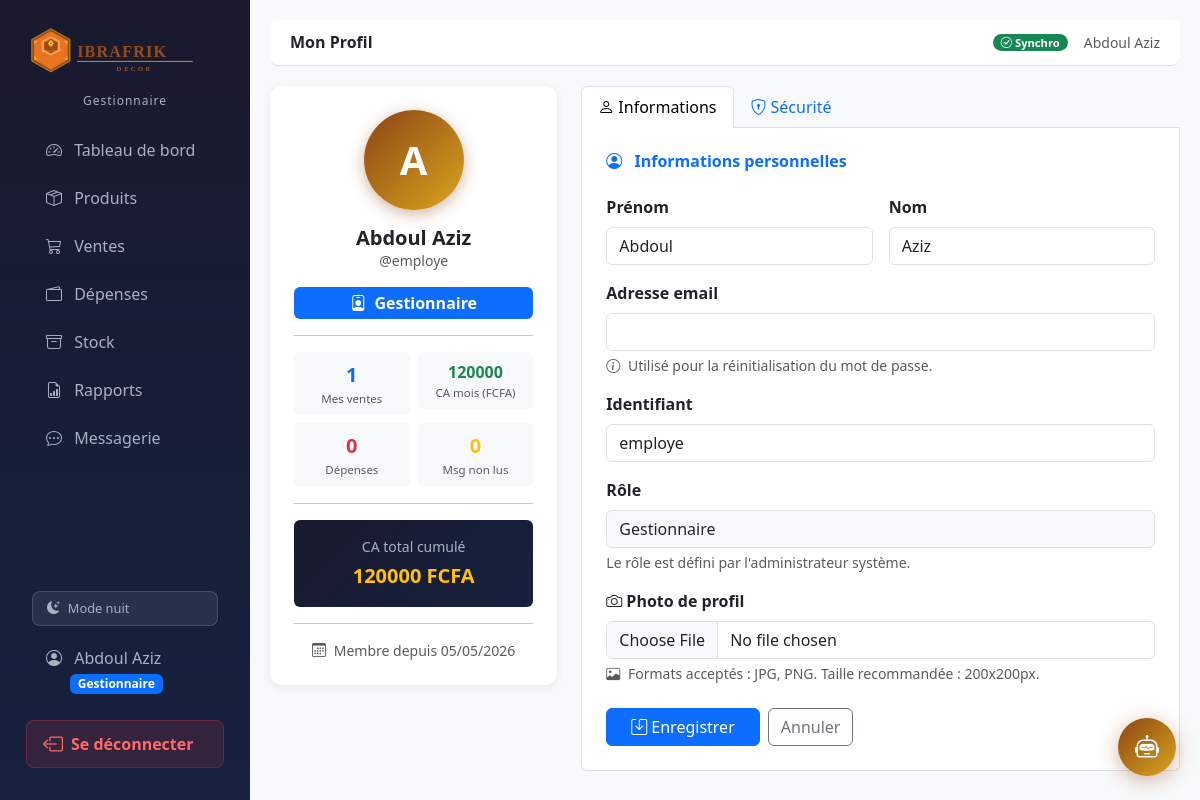
Page /profil/ (signed in) on the committed database.
### accounts/models.py (models this page shows, shortened)
class Utilisateur(AbstractUser):
    GESTIONNAIRE = 'GESTIONNAIRE'
    ADMIN = 'ADMIN'
    ROLE_CHOICES = [
        (GESTIONNAIRE, 'Gestionnaire'),
        (ADMIN, 'Administrateur'),
    ]
    role = models.CharField(
        max_length=20,
        choices=ROLE_CHOICES,
        default=GESTIONNAIRE,
    )
    photo = models.ImageField(
        upload_to='profils/',
        blank=True,
        null=True,
        verbose_name='Photo de profil'
    )
    def is_gestionnaire(self):
        return self.role == self.GESTIONNAIRE
    def is_admin_bc(self):
        return self.role == self.ADMIN
    class Meta:
        verbose_name = 'Utilisateur'
        verbose_name_plural = 'Utilisateurs'

### accounts/views.py (the view, shortened to what this page needs)
# urls.py: path('profil/', views.profil_view, name='profil'),
@login_required
def profil_view(request):
    from ventes.models import Vente
    from depenses.models import Depense
    from messagerie.models import Message
    from .forms import ProfilForm, ChangerMotDePasseForm
    today      = timezone.now().date()
    debut_mois = today.replace(day=1)
    if request.user.is_gestionnaire():
        nb_ventes   = Vente.objects.filter(
            gestionnaire=request.user, annulee=False
        ).count()
        ca_total    = Vente.objects.filter(
            gestionnaire=request.user, annulee=False
        ).aggregate(t=Sum('montant_total'))['t'] or 0
        ca_mois     = Vente.objects.filter(
            gestionnaire=request.user,
            date_vente__date__gte=debut_mois,
            annulee=False
        ).aggregate(t=Sum('montant_total'))['t'] or 0
        nb_depenses = Depense.objects.filter(
            gestionnaire=request.user
        ).count()
    messages_non_lus = Message.objects.filter(
        destinataire=request.user, lu=False
    ).count()
    profil_form   = ProfilForm(instance=request.user)
    password_form = ChangerMotDePasseForm(request.user)
    return render(request, 'accounts/profil.html', {
        'profil_form':      profil_form,
        'password_form':    password_form,
        'nb_ventes':        nb_ventes,
        'ca_total':         ca_total,
        'ca_mois':          ca_mois,
        'nb_depenses':      nb_depenses,
        'messages_non_lus': messages_non_lus,
    })

### templates/accounts/profil.html (shortened to what this page needs)
{% extends 'base.html' %}
{% block page_title %}Mon Profil{% endblock %}
{% block content %}
<div class="row g-4">
    <div class="col-md-4">
        <div class="card p-4 text-center">
            <div class="mx-auto mb-3" style="width:100px; height:100px;">
                {% if user.photo %}
                <img src="{{ user.photo.url }}"
                     alt="Photo de profil"
                     class="rounded-circle w-100 h-100"
                     style="object-fit:cover;
                            border: 3px solid #DAA520;
                            box-shadow: 0 4px 15px rgba(139,69,19,0.4);">
                {% else %}
                <div class="d-flex align-items-center justify-content-center
                            fw-bold rounded-circle w-100 h-100"
                     style="font-size:2.5rem;
                            background: linear-gradient(135deg, #8B4513, #DAA520);
                            color: #fff;
                            box-shadow: 0 4px 15px rgba(139,69,19,0.4);">
                    {{ user.first_name|first|upper|default:user.username|first|upper }}
                </div>
                {% endif %}
            </div>
            <h5 class="fw-bold mb-0">
                {{ user.get_full_name|default:user.username }}
            </h5>
            <p class="text-muted small mb-3">@{{ user.username }}</p>
            <span class="badge fs-6 px-3 py-2
                {% if user.is_admin_bc %}bg-warning text-dark
                {% else %}bg-primary{% endif %}">
                <i class="bi bi-{% if user.is_admin_bc %}star-fill{% else %}person-badge{% endif %} me-1"></i>
                {{ user.get_role_display }}
            </span>
            <hr class="my-3">
            <div class="row g-2">
                <div class="col-6">
                    <div class="p-2 rounded" style="background:#f8f9fa;">
                        <div class="fw-bold text-primary fs-5">{{ nb_ventes }}</div>
                        <div class="text-muted" style="font-size:0.72rem;">
                            {% if user.is_admin_bc %}Ventes totales{% else %}Mes ventes{% endif %}
                        </div>
                    </div>
                </div>
                <div class="col-6">
                    <div class="p-2 rounded" style="background:#f8f9fa;">
                        <div class="fw-bold text-success" style="font-size:1rem;">
                            {{ ca_mois|floatformat:0 }}
                        </div>
                        <div class="text-muted" style="font-size:0.72rem;">CA mois (FCFA)</div>
                    </div>
                </div>
                <div class="col-6">
                    <div class="p-2 rounded" style="background:#f8f9fa;">
                        <div class="fw-bold text-danger fs-5">{{ nb_depenses }}</div>
                        <div class="text-muted" style="font-size:0.72rem;">Dépenses</div>
                    </div>
                </div>
                <div class="col-6">
                    <div class="p-2 rounded" style="background:#f8f9fa;">
                        <div class="fw-bold text-warning fs-5">{{ messages_non_lus }}</div>
                        <div class="text-muted" style="font-size:0.72rem;">Msg non lus</div>
                    </div>
                </div>
            </div>
            <hr class="my-3">
            <div class="p-3 rounded"
                 style="background: linear-gradient(135deg,#1a1a2e,#16213e);">
                <div class="small mb-1" style="color:#a8b2c1;">CA total cumulé</div>
                <div class="fw-bold text-warning fs-5">
                    {{ ca_total|floatformat:0 }} FCFA
                </div>
            </div>
            <hr class="my-3">
            <small class="text-muted">
                <i class="bi bi-calendar3 me-1"></i>
                Membre depuis {{ user.date_joined|date:"d/m/Y" }}
            </small>
        </div>
    </div>
    <div class="col-md-8">
        <ul class="nav nav-tabs mb-0" id="profilTabs" role="tablist">
            <li class="nav-item">
                <a class="nav-link active" data-bs-toggle="tab"
                   href="#tab-infos" role="tab">
                    <i class="bi bi-person me-1"></i>Informations
                </a>
            </li>
            <li class="nav-item">
                <a class="nav-link" data-bs-toggle="tab"
                   href="#tab-password" role="tab">
                    <i class="bi bi-shield-lock me-1"></i>Sécurité
                </a>
            </li>
        </ul>
        <div class="tab-content border border-top-0 rounded-bottom p-4 bg-white">
            <div class="tab-pane fade show active" id="tab-infos" role="tabpanel">
                <h6 class="fw-bold mb-4 text-primary">
                    <i class="bi bi-person-circle me-2"></i>
                    Informations personnelles
                </h6>
                <form method="post" enctype="multipart/form-data">
                    <div class="row g-3">
                        <div class="col-md-6">
                            <label class="form-label fw-semibold">Prénom</label>
                            {{ profil_form.first_name }}
                        </div>
                        <div class="col-md-6">
                            <label class="form-label fw-semibold">Nom</label>
                            {{ profil_form.last_name }}
                        </div>
                        <div class="col-12">
                            <label class="form-label fw-semibold">Adresse email</label>
                            {{ profil_form.email }}
                            <div class="form-text text-muted">
                                <i class="bi bi-info-circle me-1"></i>
                                Utilisé pour la réinitialisation du mot de passe.
                            </div>
                        </div>
                        <div class="col-12">
                            <label class="form-label fw-semibold">Identifiant</label>
                            {{ profil_form.username }}
                        </div>
                        <div class="col-12">
                            <label class="form-label fw-semibold">Rôle</label>
                            <input type="text" class="form-control bg-light"
                                   value="{{ user.get_role_display }}" disabled>
                            <div class="form-text text-muted">
                                Le rôle est défini par l'administrateur système.
                            </div>
                        </div>
                        <div class="col-12">
                            <label class="form-label fw-semibold">
                                <i class="bi bi-camera me-1"></i>Photo de profil
                            </label>
                            {{ profil_form.photo }}
                            <div class="form-text text-muted">
                                <i class="bi bi-image me-1"></i>
                                Formats acceptés : JPG, PNG.
                                Taille recommandée : 200x200px.
                            </div>
                        </div>
                    </div>
                    <div class="mt-4 d-flex gap-2">
                        <button type="submit" class="btn btn-primary px-4">
                            <i class="bi bi-save me-1"></i>Enregistrer
                        </button>
                        <a href="{% url 'accounts:profil' %}"
                           class="btn btn-outline-secondary">
                            Annuler
                        </a>
                    </div>
                </form>
            </div>
        </div>
    </div>
</div>
{% endblock %}

### templates/base.html (shortened to what this page needs)
{% load static %}
<!DOCTYPE html>
<html lang="fr">
<head>
    <link href="https://cdn.jsdelivr.net/npm/bootstrap@5.3.0/dist/css/bootstrap.min.css" rel="stylesheet">
    <link href="https://cdn.jsdelivr.net/npm/bootstrap-icons@1.11.0/font/bootstrap-icons.css" rel="stylesheet">
</head>
<body data-theme="dark">
{% if user.is_authenticated %}
<div class="d-flex">
    <nav class="sidebar p-3">
        <div class="text-center mb-3 mt-1">
            <img src="{% static 'images/logo_ibrafrik.svg' %}"
                 alt="IBRAFRIK Decor"
                 style="width: 210px; max-width: 100%; filter: brightness(1.1);">
            <div style="color: var(--sidebar-text); font-size: 0.75rem; margin-top: 4px; letter-spacing: 1px;">
                {{ user.get_role_display }}
            </div>
        </div>
        <ul class="nav flex-column flex-grow-1">
            {% if user.is_gestionnaire %}
            <li class="nav-item">
                <a class="nav-link {% if request.resolver_match.url_name == 'index' %}active{% endif %}"
                   href="{% url 'dashboard:index' %}">
                    <i class="bi bi-speedometer2"></i> Tableau de bord
                </a>
            </li>
            <li class="nav-item">
                <a class="nav-link {% if request.resolver_match.app_name == 'produits' %}active{% endif %}"
                   href="{% url 'produits:liste' %}">
                    <i class="bi bi-box-seam"></i> Produits
                </a>
            </li>
            <li class="nav-item">
                <a class="nav-link {% if request.resolver_match.app_name == 'ventes' %}active{% endif %}"
                   href="{% url 'ventes:liste' %}">
                    <i class="bi bi-cart3"></i> Ventes
                </a>
            </li>
            <li class="nav-item">
                <a class="nav-link {% if request.resolver_match.app_name == 'depenses' %}active{% endif %}"
                   href="{% url 'depenses:liste' %}">
                    <i class="bi bi-wallet2"></i> Dépenses
                </a>
            </li>
            <li class="nav-item">
                <a class="nav-link {% if request.resolver_match.app_name == 'stock' %}active{% endif %}"
                   href="{% url 'stock:liste' %}">
                    <i class="bi bi-archive"></i> Stock
                </a>
            </li>
            <li class="nav-item">
                <a class="nav-link {% if request.resolver_match.app_name == 'rapports' %}active{% endif %}"
                   href="{% url 'rapports:journalier' %}">
                    <i class="bi bi-file-earmark-bar-graph"></i> Rapports
                </a>
            </li>
            <li class="nav-item">
                <a class="nav-link {% if request.resolver_match.app_name == 'messagerie' %}active{% endif %}"
                   href="{% url 'messagerie:inbox' %}">
                    <i class="bi bi-chat-dots"></i> Messagerie
                </a>
            </li>
            {% endif %}
        </ul>
        <div class="px-3 mb-2">
            <button onclick="toggleMode()" id="modeBtn"
                    style="display:flex; align-items:center; gap:8px;
                           background: rgba(255,255,255,0.08);
                           color: var(--sidebar-text);
                           border: 1px solid rgba(255,255,255,0.15);
                           border-radius: 8px;
                           padding: 7px 14px;
                           width: 100%;
                           cursor: pointer;
                           font-size: 0.8rem;
                           transition: all 0.2s;">
                <i class="bi bi-moon-stars-fill" id="modeIcon"></i>
                <span id="modeLabel">Mode nuit</span>
            </button>
        </div>
        <a href="{% url 'accounts:profil' %}" class="nav-link mb-2" style="color: var(--sidebar-text);">
            <i class="bi bi-person-circle"></i>
            {{ user.get_full_name|default:user.username }}
            <br>
            <span class="badge ms-4 {% if user.is_admin_bc %}bg-warning text-dark{% else %}bg-primary{% endif %}">
                {{ user.get_role_display }}
            </span>
        </a>
        <a href="{% url 'accounts:logout' %}" class="btn-deconnexion mb-3">
            <i class="bi bi-box-arrow-left fs-5"></i>
            Se déconnecter
        </a>
    </nav>
    <div class="main-content flex-grow-1">
        <div class="topbar d-flex justify-content-between align-items-center">
            <h6 class="mb-0 fw-bold">{% block page_title %}{% endblock %}</h6>
            <div class="d-flex align-items-center gap-3">
                <span id="sync-indicator" class="badge badge-sync bg-secondary">
                </span>
                <small class="text-muted">{{ user.get_full_name|default:user.username }}</small>
            </div>
        </div>
        {% block content %}{% endblock %}
    </div>
</div>
{% else %}
    {% block content_unauthenticated %}{% endblock %}
{% endif %}
{% if user.is_authenticated %}
<div class="chat-bubble">
    <button class="chat-btn" onclick="toggleChat()" title="Assistant IBRA">
        <i class="bi bi-robot"></i>
    </button>
</div>
{% endif %}
</body>
</html>

### rows in the picture
Utilisateur: role "Gestionnaire", get_full_name "Abdoul Aziz", first_name|first "A", username "employe", date_joined "05/05/2026", first_name "Abdoul", last_name "Aziz"

### other values in the picture
{{ nb_ventes }} "1"
{{ ca_mois|floatformat:0 }} "120000"
{{ nb_depenses }} "0"
{{ messages_non_lus }} "0"
{{ ca_total|floatformat:0 }} "120000"
